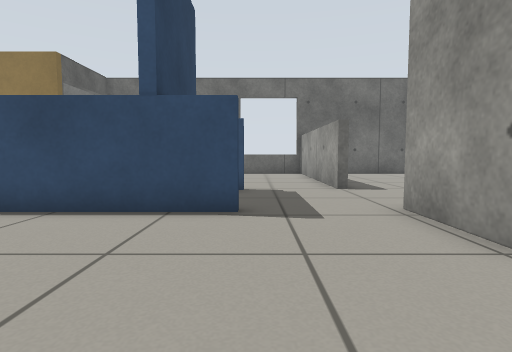
view 1 (above)

17 first-person views from a walk through a robot-simulator world made for Gazebo. The camera is 0.5 m above the floor, tilts 4° down and sees 80° across. The floor is counted in squares, 0.5 m on a side. Each view is taken from the middle of a square. On the plan, view 1 faces up. The plan holds only what a view shows up to about 12 squares ahead; the rest is blank. The robots in the file are not drawn.

view 2
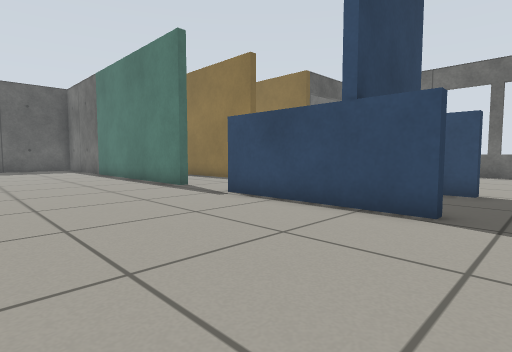

view 3
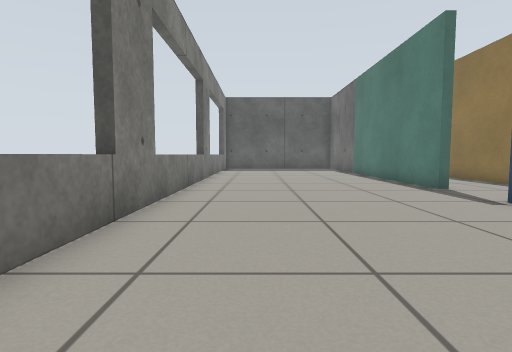

view 4
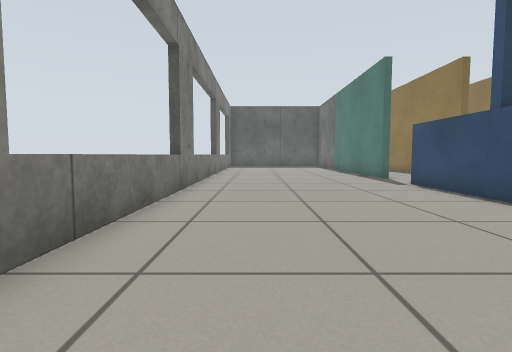

view 5
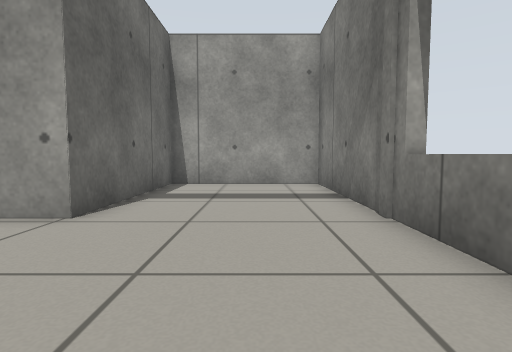

view 6
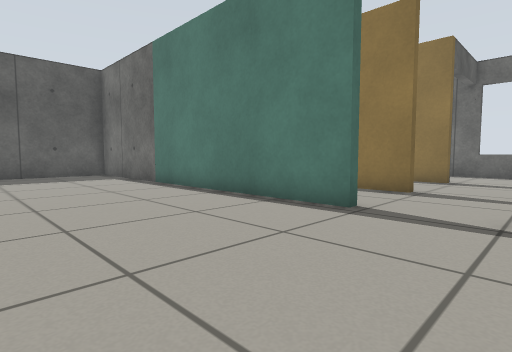

view 7
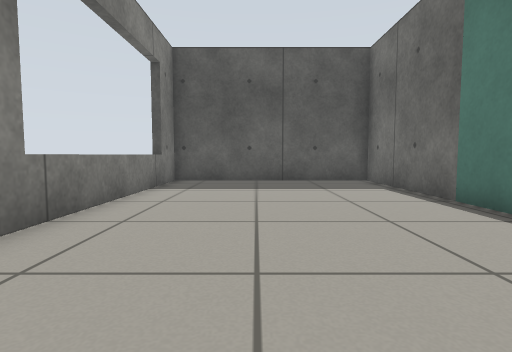

view 8
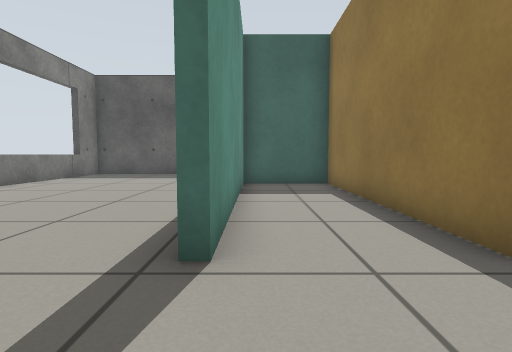

view 9
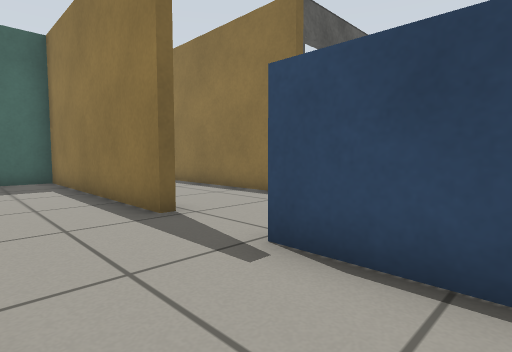

view 10
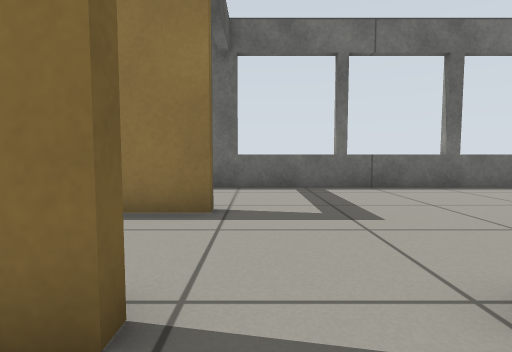

view 11
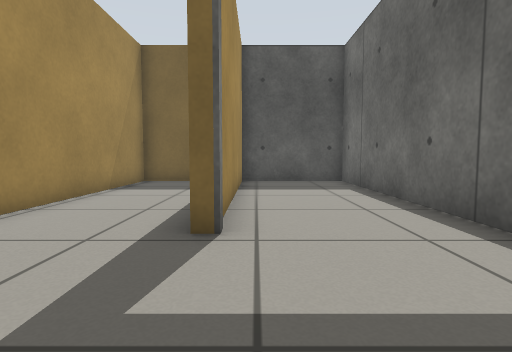

view 12
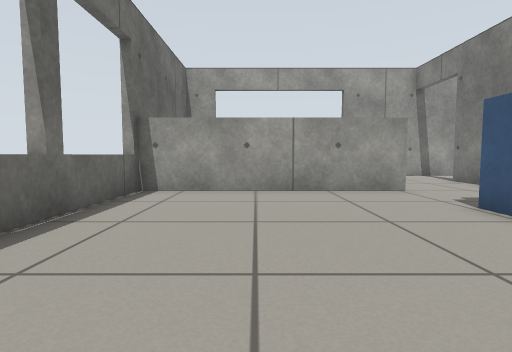

view 13
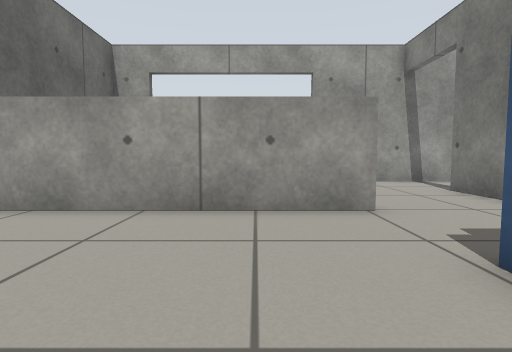

view 14
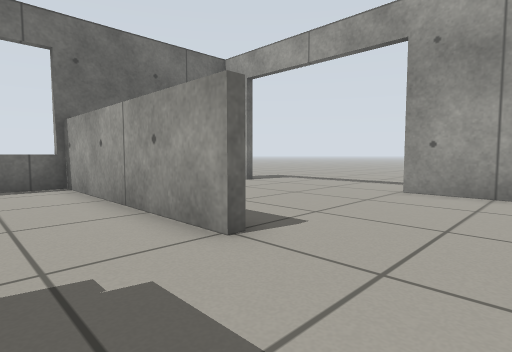

view 15
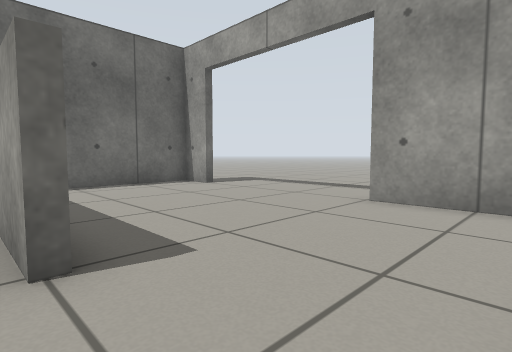

view 16
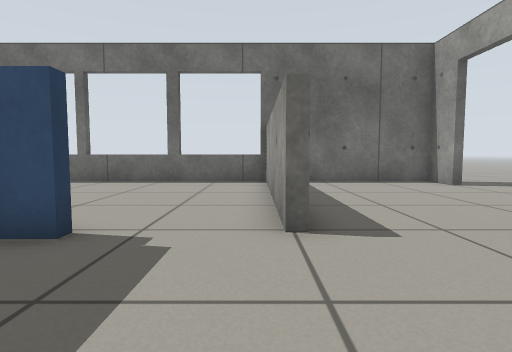

view 17
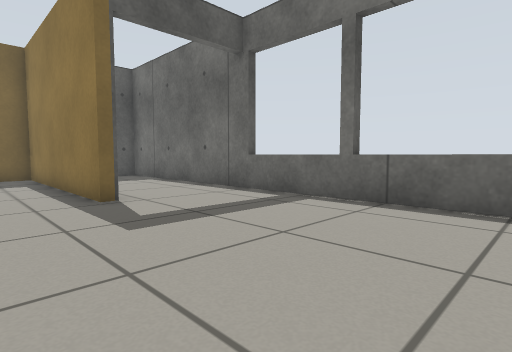

### Floor plan
Points are (right, up) in squares from view 1. A wall is a line through its corners. A room is listed if a view was taken in it or the views show most of it. See-through windows are left out.
Room 1 (views 1, 2, 3, 5, 6, 7, 16)
walls: (-7.7, 5.3) (-20.7, 5.3) (-20.7, -2.1) (-12.6, -2.1); (-10.9, -2.1) (3, -2.1); (-0.2, 5.3) (-5.4, 5.3); (2.7, 2.9) (2.7, 5.6)
ways out: open door at (3, 0.5) to room 2; opening at (-6.5, 5) to room 3; opening at (1, 5) to room 5
Room 2 (view 4)
walls: (3, -2.1) (8.4, -2.1) (8.4, 2.9) (2.7, 2.9)
ways out: open door at (3, 0.5) to room 1
Room 3 (views 8, 9, 10)
walls: (-7.8, 8.9) (-7.8, 8.5) (-15.5, 8.5) (-15.5, 5.6) (-7.7, 5.6)
low walls: (-3.1, 8.5) (-5.4, 8.5)
ways out: opening at (-6.5, 5) to room 1; opening at (-6.5, 9) to room 4
Room 4 (views 11, 12, 13, 17)
walls: (-7.8, 12.5) (-7.8, 12.2) (-15.5, 12.2) (-15.5, 8.8) (-8.9, 8.8); (2.9, 16.3) (-8, 16.3)
low walls: (-1.1, 8.8) (-0.2, 8.8); (2.4, 8.8) (2.4, 16.3)
ways out: opening at (-6.5, 9) to room 3; opening at (1, 9) to room 5; open door at (-8, 14.5) to room 7
Room 5 (views 14, 15)
walls: (-1.7, 8.9) (-1.7, 5.3)
low walls: (-0.2, 8.5) (-1.1, 8.5)
ways out: opening at (1, 5) to room 1; opening at (1, 9) to room 4; opening at (3, 7) to room 6
Room 6 (no view inside)
walls: (8.4, 14.9) (8.4, 16.3) (2.9, 16.3); (8.4, 5.6) (8.4, 9); (3, 5.6) (5.5, 5.6)
ways out: opening at (3, 7) to room 5; open door at (7, 5.5); open door at (8.6, 12)
Room 7 (no view inside)
walls: (-15.1, 12.5) (-7.8, 12.5); (-8, 16.3) (-15.5, 16.3) (-15.5, 12.4)
ways out: open door at (-8, 14.5) to room 4

Positions as (right, up) in squares from view 1, and headings:
1: (0, 0), facing up
2: (1, 0), facing up-left
3: (1, 0), facing left
4: (5, 0), facing left
5: (-2, 0), facing right
6: (-5, 0), facing up-left
7: (-9, 1), facing left
8: (-5, 6), facing left
9: (-3, 6), facing up-left
10: (-7, 7), facing up
11: (-4, 13), facing left
12: (-6, 13), facing right
13: (-3, 11), facing right
14: (0, 6), facing up-right
15: (2, 6), facing up-right
16: (2, 5), facing up
17: (-1, 10), facing up-left
